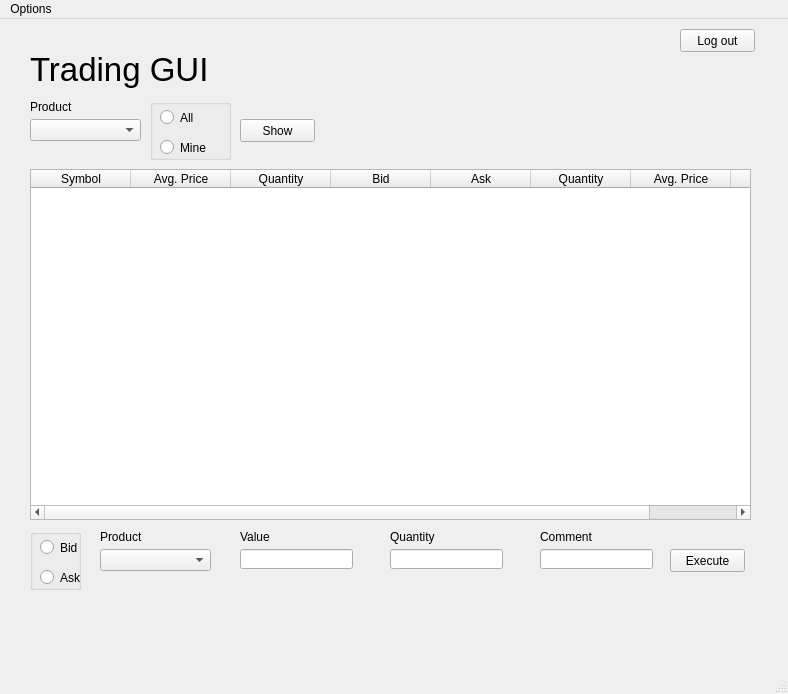
<?xml version="1.0" encoding="UTF-8"?>
<ui version="4.0">
 <class>MEX_Main</class>
 <widget class="QMainWindow" name="MEX_Main">
  <property name="geometry">
   <rect>
    <x>0</x>
    <y>0</y>
    <width>788</width>
    <height>694</height>
   </rect>
  </property>
  <property name="windowTitle">
   <string>MEX</string>
  </property>
  <widget class="QWidget" name="centralwidget">
   <widget class="QLineEdit" name="edtValue">
    <property name="geometry">
     <rect>
      <x>240</x>
      <y>530</y>
      <width>113</width>
      <height>20</height>
     </rect>
    </property>
   </widget>
   <widget class="QGroupBox" name="groupBoxExecuteBidAsk">
    <property name="geometry">
     <rect>
      <x>30</x>
      <y>510</y>
      <width>51</width>
      <height>61</height>
     </rect>
    </property>
    <property name="title">
     <string/>
    </property>
    <widget class="QRadioButton" name="radioButtonBid">
     <property name="geometry">
      <rect>
       <x>10</x>
       <y>10</y>
       <width>82</width>
       <height>17</height>
      </rect>
     </property>
     <property name="text">
      <string>Bid</string>
     </property>
    </widget>
    <widget class="QRadioButton" name="radioButtonAsk">
     <property name="geometry">
      <rect>
       <x>10</x>
       <y>40</y>
       <width>82</width>
       <height>17</height>
      </rect>
     </property>
     <property name="text">
      <string>Ask</string>
     </property>
    </widget>
   </widget>
   <widget class="QLabel" name="lblTradingGUI">
    <property name="geometry">
     <rect>
      <x>30</x>
      <y>30</y>
      <width>191</width>
      <height>41</height>
     </rect>
    </property>
    <property name="font">
     <font>
      <pointsize>25</pointsize>
     </font>
    </property>
    <property name="text">
     <string>Trading GUI</string>
    </property>
   </widget>
   <widget class="QLabel" name="lblQuantity">
    <property name="geometry">
     <rect>
      <x>390</x>
      <y>510</y>
      <width>71</width>
      <height>16</height>
     </rect>
    </property>
    <property name="text">
     <string>Quantity</string>
    </property>
   </widget>
   <widget class="QLineEdit" name="edtQuantity">
    <property name="geometry">
     <rect>
      <x>390</x>
      <y>530</y>
      <width>113</width>
      <height>20</height>
     </rect>
    </property>
   </widget>
   <widget class="QLabel" name="lblValue">
    <property name="geometry">
     <rect>
      <x>240</x>
      <y>510</y>
      <width>71</width>
      <height>16</height>
     </rect>
    </property>
    <property name="text">
     <string>Value</string>
    </property>
   </widget>
   <widget class="QPushButton" name="btnExecute">
    <property name="geometry">
     <rect>
      <x>670</x>
      <y>530</y>
      <width>75</width>
      <height>23</height>
     </rect>
    </property>
    <property name="text">
     <string>Execute</string>
    </property>
   </widget>
   <widget class="QLabel" name="lblInfoOutput">
    <property name="geometry">
     <rect>
      <x>290</x>
      <y>560</y>
      <width>731</width>
      <height>71</height>
     </rect>
    </property>
    <property name="font">
     <font>
      <pointsize>30</pointsize>
     </font>
    </property>
    <property name="text">
     <string/>
    </property>
   </widget>
   <widget class="QLabel" name="lblProductExec">
    <property name="geometry">
     <rect>
      <x>30</x>
      <y>80</y>
      <width>71</width>
      <height>16</height>
     </rect>
    </property>
    <property name="text">
     <string>Product</string>
    </property>
   </widget>
   <widget class="QTableWidget" name="tableWidgetOrderbook">
    <property name="geometry">
     <rect>
      <x>30</x>
      <y>150</y>
      <width>721</width>
      <height>351</height>
     </rect>
    </property>
    <column>
     <property name="text">
      <string>Symbol</string>
     </property>
    </column>
    <column>
     <property name="text">
      <string>Avg. Price</string>
     </property>
    </column>
    <column>
     <property name="text">
      <string>Quantity</string>
     </property>
    </column>
    <column>
     <property name="text">
      <string>Bid</string>
     </property>
    </column>
    <column>
     <property name="text">
      <string>Ask</string>
     </property>
    </column>
    <column>
     <property name="text">
      <string>Quantity</string>
     </property>
    </column>
    <column>
     <property name="text">
      <string>Avg. Price</string>
     </property>
    </column>
    <column>
     <property name="text">
      <string>Comment</string>
     </property>
    </column>
   </widget>
   <widget class="QComboBox" name="cBoxProductExec">
    <property name="geometry">
     <rect>
      <x>100</x>
      <y>530</y>
      <width>111</width>
      <height>22</height>
     </rect>
    </property>
   </widget>
   <widget class="QPushButton" name="btnShow">
    <property name="geometry">
     <rect>
      <x>240</x>
      <y>100</y>
      <width>75</width>
      <height>23</height>
     </rect>
    </property>
    <property name="text">
     <string>Show</string>
    </property>
   </widget>
   <widget class="QLabel" name="lblProductShow">
    <property name="geometry">
     <rect>
      <x>100</x>
      <y>510</y>
      <width>71</width>
      <height>16</height>
     </rect>
    </property>
    <property name="text">
     <string>Product</string>
    </property>
   </widget>
   <widget class="QComboBox" name="cBoxProductShow">
    <property name="geometry">
     <rect>
      <x>30</x>
      <y>100</y>
      <width>111</width>
      <height>22</height>
     </rect>
    </property>
   </widget>
   <widget class="QPushButton" name="btnLogOut">
    <property name="geometry">
     <rect>
      <x>680</x>
      <y>10</y>
      <width>75</width>
      <height>23</height>
     </rect>
    </property>
    <property name="text">
     <string>Log out</string>
    </property>
   </widget>
   <widget class="QGroupBox" name="groupBoxShowAll">
    <property name="geometry">
     <rect>
      <x>150</x>
      <y>80</y>
      <width>81</width>
      <height>61</height>
     </rect>
    </property>
    <property name="title">
     <string/>
    </property>
    <widget class="QRadioButton" name="radioButtonAll">
     <property name="geometry">
      <rect>
       <x>10</x>
       <y>10</y>
       <width>82</width>
       <height>17</height>
      </rect>
     </property>
     <property name="text">
      <string>All</string>
     </property>
    </widget>
    <widget class="QRadioButton" name="radioButtonMine">
     <property name="geometry">
      <rect>
       <x>10</x>
       <y>40</y>
       <width>82</width>
       <height>17</height>
      </rect>
     </property>
     <property name="text">
      <string>Mine</string>
     </property>
    </widget>
   </widget>
   <widget class="QLineEdit" name="edtComment">
    <property name="geometry">
     <rect>
      <x>540</x>
      <y>530</y>
      <width>113</width>
      <height>20</height>
     </rect>
    </property>
   </widget>
   <widget class="QLabel" name="lblComment">
    <property name="geometry">
     <rect>
      <x>540</x>
      <y>510</y>
      <width>71</width>
      <height>16</height>
     </rect>
    </property>
    <property name="text">
     <string>Comment</string>
    </property>
   </widget>
  </widget>
  <widget class="QMenuBar" name="menubar">
   <property name="geometry">
    <rect>
     <x>0</x>
     <y>0</y>
     <width>788</width>
     <height>21</height>
    </rect>
   </property>
   <widget class="QMenu" name="menuUser_Panel">
    <property name="title">
     <string>Options</string>
    </property>
    <addaction name="actionUser_Panel"/>
    <addaction name="actionMy_Account"/>
   </widget>
   <addaction name="menuUser_Panel"/>
  </widget>
  <widget class="QStatusBar" name="statusbar"/>
  <action name="actionUser_Panel">
   <property name="text">
    <string>User Panel</string>
   </property>
  </action>
  <action name="actionMy_Account">
   <property name="text">
    <string>My Account</string>
   </property>
  </action>
 </widget>
 <resources/>
 <connections/>
</ui>
